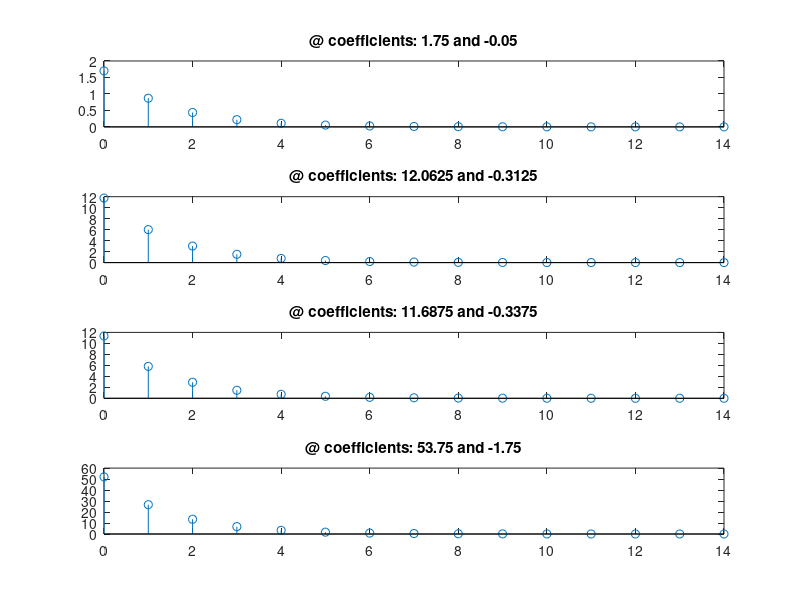

Here is the MATLAB script that generated this plot:
initial_conditions = [3, 21, 20, 90 ; 2, 17, 13, 40];
A = [2, 10 ; 4, 100];
coefficients = A \ initial_conditions;
powers = [0, 1, 2, 3, 4, 5, 6, 7, 8, 9, 10, 11, 12, 13, 14];
y = zeros(4, 15);

for i=1:4
  for j=1:15

    y(i, j) = (coefficients(1, i) * power(0.5, powers(j))) + (coefficients(2, i) * power(0.1, powers(j)));

  endfor
endfor

subplot(4, 1, 1);
stem(powers, y(1, :));
title(cstrcat("@ coefficients: ", mat2str(coefficients(1, 1)), " and ",
              mat2str(coefficients(2, 1))));

subplot(4, 1, 2);
stem(powers, y(2, :));
title(cstrcat("@ coefficients: ", mat2str(coefficients(1, 2)), " and ",
              mat2str(coefficients(2, 2))));

subplot(4, 1, 3);
stem(powers, y(3, :));
title(cstrcat("@ coefficients: ", mat2str(coefficients(1, 3)), " and ",
              mat2str(coefficients(2, 3))));

subplot(4, 1, 4);
stem(powers, y(4, :));
title(cstrcat("@ coefficients: ", mat2str(coefficients(1, 4)), " and ",
              mat2str(coefficients(2, 4))));

